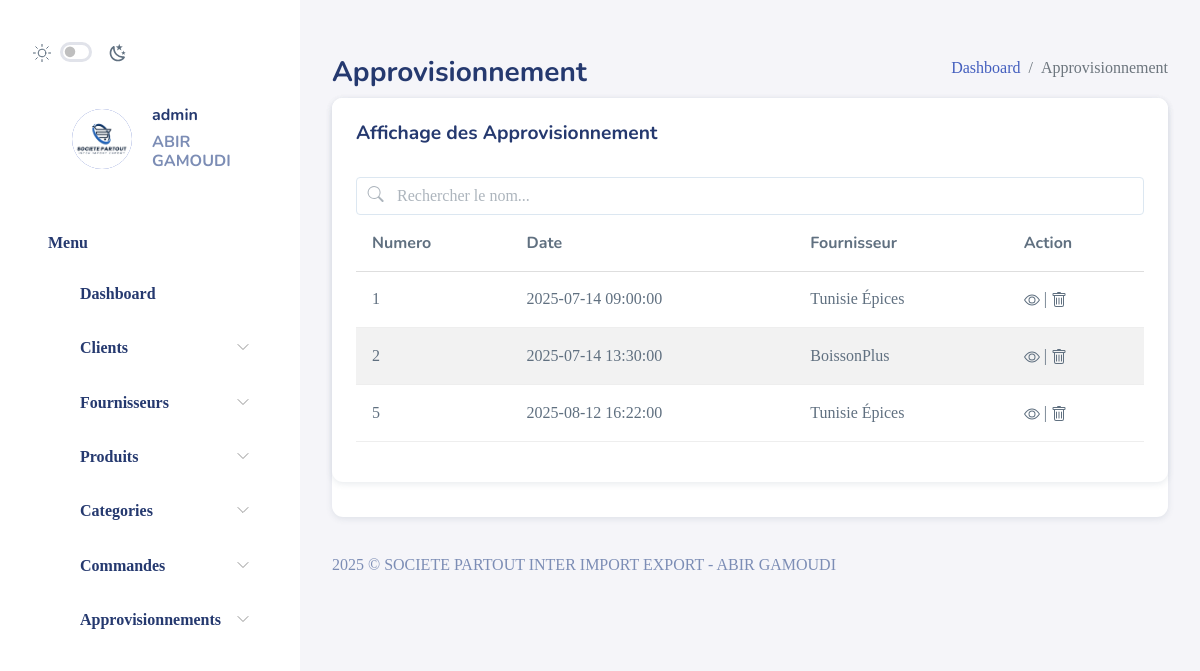
The page /Projet_Web_TP-main/Presentation/Approvisionnement/afficherApprovisionnements.php (signed in) on the database its author committed.
### tables this page shows
CREATE TABLE `approvisionnement` (
  `numeroAppro` int(11) NOT NULL,
  `date` datetime NOT NULL,
  `idFournisseur` int(11) DEFAULT NULL
);

CREATE TABLE `fournisseur` (
  `idFournisseur` int(11) NOT NULL,
  `nom` varchar(45) NOT NULL,
  `adresse` varchar(45) NOT NULL,
  `telephone` int(11) NOT NULL,
  `email` varchar(50) NOT NULL
);

### Projet_Web_TP-main/DAO/DAO.php (called while the page is built, shortened)
<?php
function getPDO(){
            return new PDO("mysql:host=localhost:3306;dbname=projet_gestion_stock", "root", "");
        }
    class DAO{
        function getPDO(){
            return new PDO("mysql:host=localhost:3306;dbname=projet_gestion_stock", "root", "");
        }
        static function getFournisseur($id){
            $pdo=getPDO();
            $stmt=$pdo->prepare("SELECT * FROM fournisseur where idFournisseur=?;");
            $stmt->execute(array($id));
            if($row = $stmt->fetch(PDO::FETCH_ASSOC)){
                extract($row);
                return new Fournisseur($nom,$adresse,$telephone,$email);
            }
            return null;
        }
        function afficherApprovis(){
            $pdo = $this->getPDO();
            $stmt=$pdo->prepare("SELECT * FROM approvisionnement");
            $stmt->execute();
            $cmd=[];
            while($row = $stmt->fetch(PDO::FETCH_ASSOC)){
                extract($row);
                $cli=new Approvis($numeroAppro,$date,$idFournisseur);
                $cmd[]=$cli;
            }
            return $cmd;
        }
}
?>

### Projet_Web_TP-main/Metier/approvisionnement.php (called while the page is built, shortened)
<?php
include_once "../../DAO/DAO.php";
require_once "approcom.php" ;
class Approvis extends ApproCom{
    public static function afficher(){
        $dao = new DAO();
        return $dao->afficherApprovis();
    }
}
?>

### Projet_Web_TP-main/Metier/approcom.php (called while the page is built, shortened)
<?php
include_once __DIR__ . '/../DAO/DAO.php';
class ApproCom{
    protected $numCmd;
    protected $date;
    protected $id;
    public function __construct($n,$d,$i){
        $this->numCmd = $n;
        $this->date = $d;
        $this->id = $i;
    }
    public function get($c){
        switch($c){
            case "n" : return $this->numCmd;
            case "d" : return $this->date;
            case "i" : return $this->id;
        }
    }
}
?>

### Projet_Web_TP-main/Metier/personne.php (called while the page is built, shortened)
<?php
include_once __DIR__ . '/../DAO/DAO.php';
class Personne{
    protected $nom;
    public function __construct($n,$a,$t,$e){
        $this->nom = $n;
    }
    public function get($c){
        switch($c){
            case "n" : return $this->nom; break;
        }
    }
}
?>

### Projet_Web_TP-main/Presentation/Approvisionnement/afficherApprovisionnements.php (the view, shortened to what this page needs)
<?php $title = "Approvisionnement" ;include "../templates/header.php" ?>
<div id="main">
    <br>
    <div class="page-heading">
        <div class="page-title">
            <div class="row">
                <div class="col-12 col-md-6 order-md-1 order-last">
                    <h3>Approvisionnement</h3>
                </div>
                <div class="col-12 col-md-6 order-md-2 order-first">
                    <nav aria-label="breadcrumb" class="breadcrumb-header float-start float-lg-end">
                        <ol class="breadcrumb">
                            <li class="breadcrumb-item"><a href="../dashboard.php">Dashboard</a></li>
                            <li class="breadcrumb-item active" aria-current="page">Approvisionnement</li>
                        </ol>
                    </nav>
                </div>
            </div>
        </div>
        <section class="section">
            <div class="card">
                <div class="card">
                    <div class="card-header">
                        <h4 class="card-title">Affichage des Approvisionnement</h4>
                    </div>
                    <div class="card-content">
                        <div class="card-body">
                            <div class="email-fixed-search flex-grow-1">
                                <div class="form-group position-relative mb-0 has-icon-left">
                                    <input type="text" class="form-control" placeholder="Rechercher le nom..."
                                        id="search" onkeyup="FilterkeyWord()">
                                    <div class="form-control-icon">
                                        <svg class="bi" width="1.5em" height="1.5em" fill="currentColor">
                                            <use xlink:href="../../assets/images/bootstrap-icons.svg#search"></use>
                                        </svg>
                                    </div>
                                </div>
                            </div>
                            <div class="table-responsive">
                                <table class="table table-md table-striped" id="table">
                                    <thead>
                                        <tr>
                                            <th>Numero</th>
                                            <th>Date</th>
                                            <th>Fournisseur</th>
                                            <th>Action</th>
                                        </tr>
                                    </thead>
                                    <tbody>
                                        <?php
                                        $tab = Approvis::afficher();
                                        echo "<tr>";
                                        $dao = new DAO();
                                        foreach($tab as $t) {
                                            $client = $dao->getFournisseur($t->get("i"));
                                            ?>
                                        <tr>
                                            <td><?=$t->get("n")?></td>
                                            <td><?=$t->get("d")?></td>
                                            <td><?=$client->get("n")?></td>
                                            <td>
                                                <span>
                                                    <a data-bs-toggle="modal"
                                                        data-bs-target="#view<?=$t->get("n")?>">
                                                        <svg class="bi" width="1em" height="1em"
                                                            fill="currentColor">
                                                            <use
                                                                xlink:href="../../assets/images/bootstrap-icons.svg#eye">
                                                            </use>
                                                        </svg>
                                                    </a>&#124;
                                                    <a data-bs-toggle="modal"
                                                        data-bs-target="#supprimer<?=$t->get("n")?>">
                                                        <svg class="bi" width="1em" height="1em"
                                                            fill="currentColor">
                                                            <use
                                                                xlink:href="../../assets/images/bootstrap-icons.svg#trash">
                                                            </use>
                                                        </svg>
                                                    </a>
                                                </span>
                                                                        <?php
                                                                            $dao = new DAO();
                                                                            ?>
                                        </tr>
                                        <?php }
                                        echo"</tr>";
                                        ?>
                                    </tbody>
                                </table>
                            </div>
                        </div>
                    </div>
                </div>
            </div>
        </section>
    </div>
    <?php include "../templates/footer.php" ?>

### rows shown on the page
approvisionnement: numeroAppro "1", date "2025-07-14 09:00:00", idFournisseur.nom "Tunisie Épices"
approvisionnement: numeroAppro "2", date "2025-07-14 13:30:00", idFournisseur.nom "BoissonPlus"
approvisionnement: numeroAppro "5", date "2025-08-12 16:22:00", idFournisseur.nom "Tunisie Épices"
